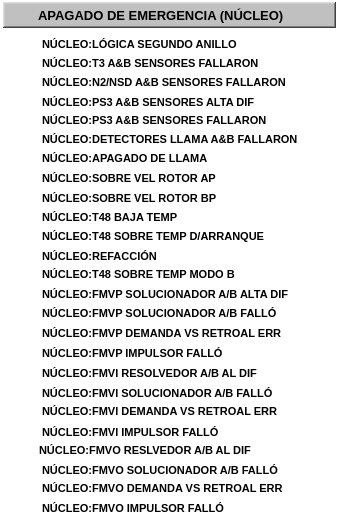
  <widget class="QFrame" name="fr_1">
   <property name="geometry">
    <rect>
     <x>3</x>
     <y>53</y>
     <width>341</width>
     <height>528</height>
    </rect>
   </property>
   <property name="styleSheet">
    <string notr="true">background-color: rgba(255, 255, 255, 0);</string>
   </property>
   <property name="frameShape">
    <enum>QFrame::StyledPanel</enum>
   </property>
   <property name="frameShadow">
    <enum>QFrame::Plain</enum>
   </property>
   <property name="lineWidth">
    <number>1</number>
   </property>
   <property name="midLineWidth">
    <number>0</number>
   </property>
   <widget class="QFrame" name="frTitulo_1">
    <property name="geometry">
     <rect>
      <x>3</x>
      <y>2</y>
      <width>333</width>
      <height>26</height>
     </rect>
    </property>
    <property name="styleSheet">
     <string notr="true">background-color: rgb(192, 192, 192);</string>
    </property>
    <property name="frameShape">
     <enum>QFrame::WinPanel</enum>
    </property>
    <property name="frameShadow">
     <enum>QFrame::Raised</enum>
    </property>
    <property name="lineWidth">
     <number>2</number>
    </property>
    <property name="midLineWidth">
     <number>0</number>
    </property>
   </widget>
   <widget class="QLabel" name="lbTitulo_1">
    <property name="geometry">
     <rect>
      <x>38</x>
      <y>5</y>
      <width>261</width>
      <height>20</height>
     </rect>
    </property>
    <property name="font">
     <font>
      <pointsize>10</pointsize>
      <weight>75</weight>
      <bold>true</bold>
     </font>
    </property>
    <property name="styleSheet">
     <string notr="true">background-color: rgba(255, 255, 255, 0);</string>
    </property>
    <property name="text">
     <string>APAGADO DE EMERGENCIA (NÚCLEO)</string>
    </property>
   </widget>
   <widget class="QLabel" name="lbTexto_1">
    <property name="geometry">
     <rect>
      <x>42</x>
      <y>36</y>
      <width>281</width>
      <height>16</height>
     </rect>
    </property>
    <property name="font">
     <font>
      <pointsize>8</pointsize>
      <weight>75</weight>
      <bold>true</bold>
     </font>
    </property>
    <property name="styleSheet">
     <string notr="true">background-color: rgba(255, 255, 255, 0);</string>
    </property>
    <property name="text">
     <string>NÚCLEO:LÓGICA SEGUNDO ANILLO</string>
    </property>
   </widget>
   <widget class="AWMultiObject" name="aLet_1">
    <property name="geometry">
     <rect>
      <x>13</x>
      <y>29</y>
      <width>25</width>
      <height>31</height>
     </rect>
    </property>
    <property name="id">
     <string>p_Fix32_THISNODE_SD_CORE001_F_CV</string>
    </property>
    <property name="ElementType">
     <enum>AWMultiObject::CIRLED</enum>
    </property>
    <property name="OnColor">
     <enum>AWMultiObject::Grey</enum>
    </property>
    <property name="OffColor">
     <enum>AWMultiObject::Grey</enum>
    </property>
   </widget>
   <widget class="QLabel" name="lbTexto_2">
    <property name="geometry">
     <rect>
      <x>42</x>
      <y>55</y>
      <width>281</width>
      <height>16</height>
     </rect>
    </property>
    <property name="font">
     <font>
      <pointsize>8</pointsize>
      <weight>75</weight>
      <bold>true</bold>
     </font>
    </property>
    <property name="styleSheet">
     <string notr="true">background-color: rgba(255, 255, 255, 0);</string>
    </property>
    <property name="text">
     <string>NÚCLEO:T3 A&amp;B SENSORES FALLARON</string>
    </property>
   </widget>
   <widget class="AWMultiObject" name="aLet_2">
    <property name="geometry">
     <rect>
      <x>13</x>
      <y>48</y>
      <width>25</width>
      <height>31</height>
     </rect>
    </property>
    <property name="id">
     <string>p_Fix32_THISNODE_SD_CORE002_F_CV</string>
    </property>
    <property name="ElementType">
     <enum>AWMultiObject::CIRLED</enum>
    </property>
    <property name="OnColor">
     <enum>AWMultiObject::Grey</enum>
    </property>
    <property name="OffColor">
     <enum>AWMultiObject::Grey</enum>
    </property>
   </widget>
   <widget class="QLabel" name="lbTexto_3">
    <property name="geometry">
     <rect>
      <x>42</x>
      <y>74</y>
      <width>281</width>
      <height>16</height>
     </rect>
    </property>
    <property name="font">
     <font>
      <pointsize>8</pointsize>
      <weight>75</weight>
      <bold>true</bold>
     </font>
    </property>
    <property name="styleSheet">
     <string notr="true">background-color: rgba(255, 255, 255, 0);</string>
    </property>
    <property name="text">
     <string>NÚCLEO:N2/NSD A&amp;B SENSORES FALLARON</string>
    </property>
   </widget>
   <widget class="AWMultiObject" name="aLet_3">
    <property name="geometry">
     <rect>
      <x>13</x>
      <y>68</y>
      <width>25</width>
      <height>31</height>
     </rect>
    </property>
    <property name="id">
     <string>p_Fix32_THISNODE_SD_CORE003_F_CV</string>
    </property>
    <property name="ElementType">
     <enum>AWMultiObject::CIRLED</enum>
    </property>
    <property name="OnColor">
     <enum>AWMultiObject::Grey</enum>
    </property>
    <property name="OffColor">
     <enum>AWMultiObject::Grey</enum>
    </property>
   </widget>
   <widget class="QLabel" name="lbTexto_4">
    <property name="geometry">
     <rect>
      <x>42</x>
      <y>94</y>
      <width>281</width>
      <height>16</height>
     </rect>
    </property>
    <property name="font">
     <font>
      <pointsize>8</pointsize>
      <weight>75</weight>
      <bold>true</bold>
     </font>
    </property>
    <property name="styleSheet">
     <string notr="true">background-color: rgba(255, 255, 255, 0);</string>
    </property>
    <property name="text">
     <string>NÚCLEO:PS3 A&amp;B SENSORES ALTA DIF</string>
    </property>
   </widget>
   <widget class="AWMultiObject" name="aLet_4">
    <property name="geometry">
     <rect>
      <x>13</x>
      <y>86</y>
      <width>25</width>
      <height>31</height>
     </rect>
    </property>
    <property name="id">
     <string>p_Fix32_THISNODE_SD_CORE004_F_CV</string>
    </property>
    <property name="ElementType">
     <enum>AWMultiObject::CIRLED</enum>
    </property>
    <property name="OnColor">
     <enum>AWMultiObject::Grey</enum>
    </property>
    <property name="OffColor">
     <enum>AWMultiObject::Grey</enum>
    </property>
   </widget>
   <widget class="AWMultiObject" name="aLet_5">
    <property name="geometry">
     <rect>
      <x>13</x>
      <y>105</y>
      <width>25</width>
      <height>31</height>
     </rect>
    </property>
    <property name="id">
     <string>p_Fix32_THISNODE_SD_CORE005_F_CV</string>
    </property>
    <property name="ElementType">
     <enum>AWMultiObject::CIRLED</enum>
    </property>
    <property name="OnColor">
     <enum>AWMultiObject::Grey</enum>
    </property>
    <property name="OffColor">
     <enum>AWMultiObject::Grey</enum>
    </property>
   </widget>
   <widget class="QLabel" name="lbTexto_5">
    <property name="geometry">
     <rect>
      <x>42</x>
      <y>112</y>
      <width>281</width>
      <height>16</height>
     </rect>
    </property>
    <property name="font">
     <font>
      <pointsize>8</pointsize>
      <weight>75</weight>
      <bold>true</bold>
     </font>
    </property>
    <property name="styleSheet">
     <string notr="true">background-color: rgba(255, 255, 255, 0);</string>
    </property>
    <property name="text">
     <string>NÚCLEO:PS3 A&amp;B SENSORES FALLARON</string>
    </property>
   </widget>
   <widget class="AWMultiObject" name="aLet_6">
    <property name="geometry">
     <rect>
      <x>13</x>
      <y>125</y>
      <width>25</width>
      <height>31</height>
     </rect>
    </property>
    <property name="id">
     <string>p_Fix32_THISNODE_SD_CORE006_F_CV</string>
    </property>
    <property name="ElementType">
     <enum>AWMultiObject::CIRLED</enum>
    </property>
    <property name="OnColor">
     <enum>AWMultiObject::Grey</enum>
    </property>
    <property name="OffColor">
     <enum>AWMultiObject::Grey</enum>
    </property>
   </widget>
   <widget class="QLabel" name="lbTexto_6">
    <property name="geometry">
     <rect>
      <x>42</x>
      <y>131</y>
      <width>281</width>
      <height>16</height>
     </rect>
    </property>
    <property name="font">
     <font>
      <pointsize>8</pointsize>
      <weight>75</weight>
      <bold>true</bold>
     </font>
    </property>
    <property name="styleSheet">
     <string notr="true">background-color: rgba(255, 255, 255, 0);</string>
    </property>
    <property name="text">
     <string>NÚCLEO:DETECTORES LLAMA A&amp;B FALLARON</string>
    </property>
   </widget>
   <widget class="QLabel" name="lbTexto_7">
    <property name="geometry">
     <rect>
      <x>42</x>
      <y>150</y>
      <width>281</width>
      <height>16</height>
     </rect>
    </property>
    <property name="font">
     <font>
      <pointsize>8</pointsize>
      <weight>75</weight>
      <bold>true</bold>
     </font>
    </property>
    <property name="styleSheet">
     <string notr="true">background-color: rgba(255, 255, 255, 0);</string>
    </property>
    <property name="text">
     <string>NÚCLEO:APAGADO DE LLAMA</string>
    </property>
   </widget>
   <widget class="AWMultiObject" name="aLet_7">
    <property name="geometry">
     <rect>
      <x>13</x>
      <y>144</y>
      <width>25</width>
      <height>31</height>
     </rect>
    </property>
    <property name="id">
     <string>p_Fix32_THISNODE_SD_CORE007_F_CV</string>
    </property>
    <property name="ElementType">
     <enum>AWMultiObject::CIRLED</enum>
    </property>
    <property name="OnColor">
     <enum>AWMultiObject::Grey</enum>
    </property>
    <property name="OffColor">
     <enum>AWMultiObject::Grey</enum>
    </property>
   </widget>
   <widget class="AWMultiObject" name="aLet_8">
    <property name="geometry">
     <rect>
      <x>13</x>
      <y>164</y>
      <width>25</width>
      <height>31</height>
     </rect>
    </property>
    <property name="id">
     <string>p_Fix32_THISNODE_SD_CORE008_F_CV</string>
    </property>
    <property name="ElementType">
     <enum>AWMultiObject::CIRLED</enum>
    </property>
    <property name="OnColor">
     <enum>AWMultiObject::Grey</enum>
    </property>
    <property name="OffColor">
     <enum>AWMultiObject::Grey</enum>
    </property>
   </widget>
   <widget class="QLabel" name="lbTexto_8">
    <property name="geometry">
     <rect>
      <x>42</x>
      <y>170</y>
      <width>281</width>
      <height>16</height>
     </rect>
    </property>
    <property name="font">
     <font>
      <pointsize>8</pointsize>
      <weight>75</weight>
      <bold>true</bold>
     </font>
    </property>
    <property name="styleSheet">
     <string notr="true">background-color: rgba(255, 255, 255, 0);</string>
    </property>
    <property name="text">
     <string>NÚCLEO:SOBRE VEL ROTOR AP</string>
    </property>
   </widget>
   <widget class="AWMultiObject" name="aLet_9">
    <property name="geometry">
     <rect>
      <x>13</x>
      <y>182</y>
      <width>25</width>
      <height>31</height>
     </rect>
    </property>
    <property name="id">
     <string>p_Fix32_THISNODE_SD_CORE009_F_CV</string>
    </property>
    <property name="ElementType">
     <enum>AWMultiObject::CIRLED</enum>
    </property>
    <property name="OnColor">
     <enum>AWMultiObject::Grey</enum>
    </property>
    <property name="OffColor">
     <enum>AWMultiObject::Grey</enum>
    </property>
   </widget>
   <widget class="QLabel" name="lbTexto_9">
    <property name="geometry">
     <rect>
      <x>42</x>
      <y>190</y>
      <width>281</width>
      <height>16</height>
     </rect>
    </property>
    <property name="font">
     <font>
      <pointsize>8</pointsize>
      <weight>75</weight>
      <bold>true</bold>
     </font>
    </property>
    <property name="styleSheet">
     <string notr="true">background-color: rgba(255, 255, 255, 0);</string>
    </property>
    <property name="text">
     <string>NÚCLEO:SOBRE VEL ROTOR BP</string>
    </property>
   </widget>
   <widget class="QLabel" name="lbTexto_10">
    <property name="geometry">
     <rect>
      <x>42</x>
      <y>209</y>
      <width>281</width>
      <height>16</height>
     </rect>
    </property>
    <property name="font">
     <font>
      <pointsize>8</pointsize>
      <weight>75</weight>
      <bold>true</bold>
     </font>
    </property>
    <property name="styleSheet">
     <string notr="true">background-color: rgba(255, 255, 255, 0);</string>
    </property>
    <property name="text">
     <string>NÚCLEO:T48 BAJA TEMP</string>
    </property>
   </widget>
   <widget class="AWMultiObject" name="aLet_10">
    <property name="geometry">
     <rect>
      <x>13</x>
      <y>202</y>
      <width>25</width>
      <height>31</height>
     </rect>
    </property>
    <property name="id">
     <string>p_Fix32_THISNODE_SD_CORE010_F_CV</string>
    </property>
    <property name="ElementType">
     <enum>AWMultiObject::CIRLED</enum>
    </property>
    <property name="OnColor">
     <enum>AWMultiObject::Grey</enum>
    </property>
    <property name="OffColor">
     <enum>AWMultiObject::Grey</enum>
    </property>
   </widget>
   <widget class="QLabel" name="lbTexto_11">
    <property name="geometry">
     <rect>
      <x>42</x>
      <y>228</y>
      <width>281</width>
      <height>16</height>
     </rect>
    </property>
    <property name="font">
     <font>
      <pointsize>8</pointsize>
      <weight>75</weight>
      <bold>true</bold>
     </font>
    </property>
    <property name="styleSheet">
     <string notr="true">background-color: rgba(255, 255, 255, 0);</string>
    </property>
    <property name="text">
     <string>NÚCLEO:T48 SOBRE TEMP D/ARRANQUE</string>
    </property>
   </widget>
   <widget class="AWMultiObject" name="aLet_11">
    <property name="geometry">
     <rect>
      <x>13</x>
      <y>220</y>
      <width>25</width>
      <height>31</height>
     </rect>
    </property>
    <property name="id">
     <string>p_Fix32_THISNODE_SD_CORE011_F_CV</string>
    </property>
    <property name="ElementType">
     <enum>AWMultiObject::CIRLED</enum>
    </property>
    <property name="OnColor">
     <enum>AWMultiObject::Grey</enum>
    </property>
    <property name="OffColor">
     <enum>AWMultiObject::Grey</enum>
    </property>
   </widget>
   <widget class="AWMultiObject" name="aLet_12">
    <property name="geometry">
     <rect>
      <x>13</x>
      <y>240</y>
      <width>25</width>
      <height>31</height>
     </rect>
    </property>
    <property name="id">
     <string>p_Fix32_THISNODE_SD_CORE012_F_CV</string>
    </property>
    <property name="ElementType">
     <enum>AWMultiObject::CIRLED</enum>
    </property>
    <property name="OnColor">
     <enum>AWMultiObject::Grey</enum>
    </property>
    <property name="OffColor">
     <enum>AWMultiObject::Grey</enum>
    </property>
   </widget>
   <widget class="QLabel" name="lbTexto_12">
    <property name="geometry">
     <rect>
      <x>42</x>
      <y>248</y>
      <width>281</width>
      <height>16</height>
     </rect>
    </property>
    <property name="font">
     <font>
      <pointsize>8</pointsize>
      <weight>75</weight>
      <bold>true</bold>
     </font>
    </property>
    <property name="styleSheet">
     <string notr="true">background-color: rgba(255, 255, 255, 0);</string>
    </property>
    <property name="text">
     <string>NÚCLEO:REFACCIÓN</string>
    </property>
   </widget>
   <widget class="QLabel" name="lbTexto_13">
    <property name="geometry">
     <rect>
      <x>42</x>
      <y>266</y>
      <width>281</width>
      <height>16</height>
     </rect>
    </property>
    <property name="font">
     <font>
      <pointsize>8</pointsize>
      <weight>75</weight>
      <bold>true</bold>
     </font>
    </property>
    <property name="styleSheet">
     <string notr="true">background-color: rgba(255, 255, 255, 0);</string>
    </property>
    <property name="text">
     <string>NÚCLEO:T48 SOBRE TEMP MODO B</string>
    </property>
   </widget>
   <widget class="AWMultiObject" name="aLet_13">
    <property name="geometry">
     <rect>
      <x>13</x>
      <y>260</y>
      <width>25</width>
      <height>31</height>
     </rect>
    </property>
    <property name="id">
     <string>p_Fix32_THISNODE_SD_CORE013_F_CV</string>
    </property>
    <property name="ElementType">
     <enum>AWMultiObject::CIRLED</enum>
    </property>
    <property name="OnColor">
     <enum>AWMultiObject::Grey</enum>
    </property>
    <property name="OffColor">
     <enum>AWMultiObject::Grey</enum>
    </property>
   </widget>
   <widget class="AWMultiObject" name="aLet_14">
    <property name="geometry">
     <rect>
      <x>13</x>
      <y>280</y>
      <width>25</width>
      <height>31</height>
     </rect>
    </property>
    <property name="id">
     <string>p_Fix32_THISNODE_SD_FMS001_F_CV</string>
    </property>
    <property name="ElementType">
     <enum>AWMultiObject::CIRLED</enum>
    </property>
    <property name="OnColor">
     <enum>AWMultiObject::Grey</enum>
    </property>
    <property name="OffColor">
     <enum>AWMultiObject::Grey</enum>
    </property>
   </widget>
   <widget class="QLabel" name="lbTexto_14">
    <property name="geometry">
     <rect>
      <x>42</x>
      <y>286</y>
      <width>281</width>
      <height>16</height>
     </rect>
    </property>
    <property name="font">
     <font>
      <pointsize>8</pointsize>
      <weight>75</weight>
      <bold>true</bold>
     </font>
    </property>
    <property name="styleSheet">
     <string notr="true">background-color: rgba(255, 255, 255, 0);</string>
    </property>
    <property name="text">
     <string>NÚCLEO:FMVP SOLUCIONADOR A/B ALTA DIF</string>
    </property>
   </widget>
   <widget class="QLabel" name="lbTexto_15">
    <property name="geometry">
     <rect>
      <x>42</x>
      <y>305</y>
      <width>281</width>
      <height>16</height>
     </rect>
    </property>
    <property name="font">
     <font>
      <pointsize>8</pointsize>
      <weight>75</weight>
      <bold>true</bold>
     </font>
    </property>
    <property name="styleSheet">
     <string notr="true">background-color: rgba(255, 255, 255, 0);</string>
    </property>
    <property name="text">
     <string>NÚCLEO:FMVP SOLUCIONADOR A/B FALLÓ</string>
    </property>
   </widget>
   <widget class="AWMultiObject" name="aLet_15">
    <property name="geometry">
     <rect>
      <x>13</x>
      <y>300</y>
      <width>25</width>
      <height>31</height>
     </rect>
    </property>
    <property name="id">
     <string>p_Fix32_THISNODE_SD_FMS002_F_CV</string>
    </property>
    <property name="ElementType">
     <enum>AWMultiObject::CIRLED</enum>
    </property>
    <property name="OnColor">
     <enum>AWMultiObject::Grey</enum>
    </property>
    <property name="OffColor">
     <enum>AWMultiObject::Grey</enum>
    </property>
   </widget>
   <widget class="AWMultiObject" name="aLet_16">
    <property name="geometry">
     <rect>
      <x>13</x>
      <y>320</y>
      <width>25</width>
      <height>31</height>
     </rect>
    </property>
    <property name="id">
     <string>p_Fix32_THISNODE_SD_FMS003_F_CV</string>
    </property>
    <property name="ElementType">
     <enum>AWMultiObject::CIRLED</enum>
    </property>
    <property name="OnColor">
     <enum>AWMultiObject::Grey</enum>
    </property>
    <property name="OffColor">
     <enum>AWMultiObject::Grey</enum>
    </property>
   </widget>
   <widget class="QLabel" name="lbTexto_16">
    <property name="geometry">
     <rect>
      <x>42</x>
      <y>325</y>
      <width>281</width>
      <height>16</height>
     </rect>
    </property>
    <property name="font">
     <font>
      <pointsize>8</pointsize>
      <weight>75</weight>
      <bold>true</bold>
     </font>
    </property>
    <property name="styleSheet">
     <string notr="true">background-color: rgba(255, 255, 255, 0);</string>
    </property>
    <property name="text">
     <string>NÚCLEO:FMVP DEMANDA VS RETROAL ERR</string>
    </property>
   </widget>
   <widget class="AWMultiObject" name="aLet_17">
    <property name="geometry">
     <rect>
      <x>13</x>
      <y>340</y>
      <width>25</width>
      <height>31</height>
     </rect>
    </property>
    <property name="id">
     <string>p_Fix32_THISNODE_SD_FMS004_F_CV</string>
    </property>
    <property name="ElementType">
     <enum>AWMultiObject::CIRLED</enum>
    </property>
    <property name="OnColor">
     <enum>AWMultiObject::Grey</enum>
    </property>
    <property name="OffColor">
     <enum>AWMultiObject::Grey</enum>
    </property>
   </widget>
   <widget class="QLabel" name="lbTexto_17">
    <property name="geometry">
     <rect>
      <x>42</x>
      <y>345</y>
      <width>281</width>
      <height>16</height>
     </rect>
    </property>
    <property name="font">
     <font>
      <pointsize>8</pointsize>
      <weight>75</weight>
      <bold>true</bold>
     </font>
    </property>
    <property name="styleSheet">
     <string notr="true">background-color: rgba(255, 255, 255, 0);</string>
    </property>
    <property name="text">
     <string>NÚCLEO:FMVP IMPULSOR FALLÓ</string>
    </property>
   </widget>
   <widget class="AWMultiObject" name="aLet_18">
    <property name="geometry">
     <rect>
      <x>13</x>
      <y>358</y>
      <width>25</width>
      <height>31</height>
     </rect>
    </property>
    <property name="id">
     <string>p_Fix32_THISNODE_SD_FMS005_F_CV</string>
    </property>
    <property name="ElementType">
     <enum>AWMultiObject::CIRLED</enum>
    </property>
    <property name="OnColor">
     <enum>AWMultiObject::Grey</enum>
    </property>
    <property name="OffColor">
     <enum>AWMultiObject::Grey</enum>
    </property>
   </widget>
   <widget class="QLabel" name="lbTexto_18">
    <property name="geometry">
     <rect>
      <x>42</x>
      <y>365</y>
      <width>281</width>
      <height>16</height>
     </rect>
    </property>
    <property name="font">
     <font>
      <pointsize>8</pointsize>
      <weight>75</weight>
      <bold>true</bold>
     </font>
    </property>
    <property name="styleSheet">
     <string notr="true">background-color: rgba(255, 255, 255, 0);</string>
    </property>
    <property name="text">
     <string>NÚCLEO:FMVl RESOLVEDOR A/B AL DIF</string>
    </property>
   </widget>
   <widget class="AWMultiObject" name="aLet_19">
    <property name="geometry">
     <rect>
      <x>13</x>
      <y>378</y>
      <width>25</width>
      <height>31</height>
     </rect>
    </property>
    <property name="id">
     <string>p_Fix32_THISNODE_SD_FMS006_F_CV</string>
    </property>
    <property name="ElementType">
     <enum>AWMultiObject::CIRLED</enum>
    </property>
    <property name="OnColor">
     <enum>AWMultiObject::Grey</enum>
    </property>
    <property name="OffColor">
     <enum>AWMultiObject::Grey</enum>
    </property>
   </widget>
   <widget class="QLabel" name="lbTexto_19">
    <property name="geometry">
     <rect>
      <x>42</x>
      <y>385</y>
      <width>281</width>
      <height>16</height>
     </rect>
    </property>
    <property name="font">
     <font>
      <pointsize>8</pointsize>
      <weight>75</weight>
      <bold>true</bold>
     </font>
    </property>
    <property name="styleSheet">
     <string notr="true">background-color: rgba(255, 255, 255, 0);</string>
    </property>
    <property name="text">
     <string>NÚCLEO:FMVl SOLUCIONADOR A/B FALLÓ</string>
    </property>
   </widget>
   <widget class="QLabel" name="lbTexto_58">
    <property name="geometry">
     <rect>
      <x>42</x>
      <y>403</y>
      <width>281</width>
      <height>16</height>
     </rect>
    </property>
    <property name="font">
     <font>
      <pointsize>8</pointsize>
      <weight>75</weight>
      <bold>true</bold>
     </font>
    </property>
    <property name="styleSheet">
     <string notr="true">background-color: rgba(255, 255, 255, 0);</string>
    </property>
    <property name="text">
     <string>NÚCLEO:FMVl DEMANDA VS RETROAL ERR</string>
    </property>
   </widget>
   <widget class="AWMultiObject" name="aLet_58">
    <property name="geometry">
     <rect>
      <x>13</x>
      <y>398</y>
      <width>25</width>
      <height>31</height>
     </rect>
    </property>
    <property name="id">
     <string>p_Fix32_THISNODE_SD_FMS007_F_CV</string>
    </property>
    <property name="ElementType">
     <enum>AWMultiObject::CIRLED</enum>
    </property>
    <property name="OnColor">
     <enum>AWMultiObject::Grey</enum>
    </property>
    <property name="OffColor">
     <enum>AWMultiObject::Grey</enum>
    </property>
   </widget>
   <widget class="QLabel" name="lbTexto_59">
    <property name="geometry">
     <rect>
      <x>42</x>
      <y>424</y>
      <width>281</width>
      <height>16</height>
     </rect>
    </property>
    <property name="font">
     <font>
      <pointsize>8</pointsize>
      <weight>75</weight>
      <bold>true</bold>
     </font>
    </property>
    <property name="styleSheet">
     <string notr="true">background-color: rgba(255, 255, 255, 0);</string>
    </property>
    <property name="text">
     <string>NÚCLEO:FMVl IMPULSOR FALLÓ</string>
    </property>
   </widget>
   <widget class="AWMultiObject" name="aLet_59">
    <property name="geometry">
     <rect>
      <x>13</x>
      <y>416</y>
      <width>25</width>
      <height>31</height>
     </rect>
    </property>
    <property name="id">
     <string>p_Fix32_THISNODE_SD_FMS008_F_CV</string>
    </property>
    <property name="ElementType">
     <enum>AWMultiObject::CIRLED</enum>
    </property>
    <property name="OnColor">
     <enum>AWMultiObject::Grey</enum>
    </property>
    <property name="OffColor">
     <enum>AWMultiObject::Grey</enum>
    </property>
   </widget>
   <widget class="AWMultiObject" name="aLet_60">
    <property name="geometry">
     <rect>
      <x>13</x>
      <y>435</y>
      <width>25</width>
      <height>31</height>
     </rect>
    </property>
    <property name="id">
     <string>p_Fix32_THISNODE_SD_FMS009_F_CV</string>
    </property>
    <property name="ElementType">
     <enum>AWMultiObject::CIRLED</enum>
    </property>
    <property name="OnColor">
     <enum>AWMultiObject::Grey</enum>
    </property>
    <property name="OffColor">
     <enum>AWMultiObject::Grey</enum>
    </property>
   </widget>
   <widget class="QLabel" name="lbTexto_60">
    <property name="geometry">
     <rect>
      <x>39</x>
      <y>442</y>
      <width>281</width>
      <height>16</height>
     </rect>
    </property>
    <property name="font">
     <font>
      <pointsize>8</pointsize>
      <weight>75</weight>
      <bold>true</bold>
     </font>
    </property>
    <property name="styleSheet">
     <string notr="true">background-color: rgba(255, 255, 255, 0);</string>
    </property>
    <property name="text">
     <string>NÚCLEO:FMVO RESLVEDOR A/B AL DIF</string>
    </property>
   </widget>
   <widget class="AWMultiObject" name="aLet_61">
    <property name="geometry">
     <rect>
      <x>13</x>
      <y>455</y>
      <width>25</width>
      <height>31</height>
     </rect>
    </property>
    <property name="id">
     <string>p_Fix32_THISNODE_SD_FMS010_F_CV</string>
    </property>
    <property name="ElementType">
     <enum>AWMultiObject::CIRLED</enum>
    </property>
    <property name="OnColor">
     <enum>AWMultiObject::Grey</enum>
    </property>
    <property name="OffColor">
     <enum>AWMultiObject::Grey</enum>
    </property>
   </widget>
   <widget class="QLabel" name="lbTexto_61">
    <property name="geometry">
     <rect>
      <x>42</x>
      <y>462</y>
      <width>281</width>
      <height>16</height>
     </rect>
    </property>
    <property name="font">
     <font>
      <pointsize>8</pointsize>
      <weight>75</weight>
      <bold>true</bold>
     </font>
    </property>
    <property name="styleSheet">
     <string notr="true">background-color: rgba(255, 255, 255, 0);</string>
    </property>
    <property name="text">
     <string>NÚCLEO:FMVO SOLUCIONADOR A/B FALLÓ</string>
    </property>
   </widget>
   <widget class="QLabel" name="lbTexto_62">
    <property name="geometry">
     <rect>
      <x>42</x>
      <y>480</y>
      <width>281</width>
      <height>16</height>
     </rect>
    </property>
    <property name="font">
     <font>
      <pointsize>8</pointsize>
      <weight>75</weight>
      <bold>true</bold>
     </font>
    </property>
    <property name="styleSheet">
     <string notr="true">background-color: rgba(255, 255, 255, 0);</string>
    </property>
    <property name="text">
     <string>NÚCLEO:FMVO DEMANDA VS RETROAL ERR</string>
    </property>
   </widget>
   <widget class="AWMultiObject" name="aLet_62">
    <property name="geometry">
     <rect>
      <x>13</x>
      <y>473</y>
      <width>25</width>
      <height>31</height>
     </rect>
    </property>
    <property name="id">
     <string>p_Fix32_THISNODE_SD_FMS011_F_CV</string>
    </property>
    <property name="ElementType">
     <enum>AWMultiObject::CIRLED</enum>
    </property>
    <property name="OnColor">
     <enum>AWMultiObject::Grey</enum>
    </property>
    <property name="OffColor">
     <enum>AWMultiObject::Grey</enum>
    </property>
   </widget>
   <widget class="AWMultiObject" name="aLet_63">
    <property name="geometry">
     <rect>
      <x>13</x>
      <y>495</y>
      <width>25</width>
      <height>31</height>
     </rect>
    </property>
    <property name="id">
     <string>p_Fix32_THISNODE_SD_FMS012_F_CV</string>
    </property>
    <property name="ElementType">
     <enum>AWMultiObject::CIRLED</enum>
    </property>
    <property name="OnColor">
     <enum>AWMultiObject::Grey</enum>
    </property>
    <property name="OffColor">
     <enum>AWMultiObject::Grey</enum>
    </property>
   </widget>
   <widget class="QLabel" name="lbTexto_63">
    <property name="geometry">
     <rect>
      <x>42</x>
      <y>500</y>
      <width>281</width>
      <height>16</height>
     </rect>
    </property>
    <property name="font">
     <font>
      <pointsize>8</pointsize>
      <weight>75</weight>
      <bold>true</bold>
     </font>
    </property>
    <property name="styleSheet">
     <string notr="true">background-color: rgba(255, 255, 255, 0);</string>
    </property>
    <property name="text">
     <string>NÚCLEO:FMVO IMPULSOR FALLÓ</string>
    </property>
   </widget>
  </widget>
